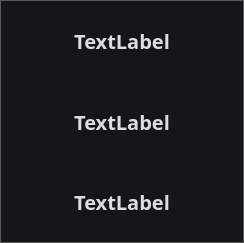
<?xml version="1.0" encoding="UTF-8"?>
<ui version="4.0">
 <class>Form</class>
 <widget class="QWidget" name="Form">
  <property name="geometry">
   <rect>
    <x>0</x>
    <y>0</y>
    <width>244</width>
    <height>243</height>
   </rect>
  </property>
  <property name="windowTitle">
   <string>Form</string>
  </property>
  <property name="styleSheet">
   <string notr="true">*{
	background: #15151A;
	color: #DDDDDD;
	border: 1px solid #5A5A5A;
}

QWidget::item:selected {
	background: #3D7848;
}

QCheckBox, QRadioButton {
	border: none;
}

QRadioButton::indicator, QCheckBox::indicator {
	width: 13px;
	height: 13px;
}

QRadioButton::indicator::unchecked, QCheckBox::indicator::unchecked {
	border: 1px solid #5A5A5A;
	background: none;
}

QRadioButton::indicator:unchecked:hover, QCheckBox::indicator:unchecked:hover {
	border: 1px solid #DDDDDD;
}

QRadioButton::indicator::checked, QCheckBox::indicator::checked {
	border: 1px solid #5A5A5A;
	background: #5A5A5A;
}

QRadioButton::indicator:checked:hover, QCheckBox::indicator:checked:hover {
	border: 1px solid #DDDDDD;
	background: #DDDDDD;
}

QGroupBox {
	margin-top: 6px;
}

QGroupBox::title {
	top: -7px;
	left: 7px;
}

QScrollBar {
	border: 1px solid #5A5A5A;
	background: #191919;
}

QScrollBar:horizontal {
	height: 15px;
	margin: 0px 0px 0px 32px;
}

QScrollBar:vertical {
	width: 15px;
	margin: 32px 0px 0px 0px;
}

QScrollBar::handle {
	background: #353535;
	border: 1px solid #5A5A5A;
}

QScrollBar::handle:horizontal {
	border-width: 0px 1px 0px 1px;
}

QScrollBar::handle:vertical {
	border-width: 1px 0px 1px 0px;
}

QScrollBar::handle:horizontal {
	min-width: 20px;
}

QScrollBar::handle:vertical {
	min-height: 20px;
}

QScrollBar::add-line, QScrollBar::sub-line {
	background:#353535;
	border: 1px solid #5A5A5A;
	subcontrol-origin: margin;
}

QScrollBar::add-line {
	position: absolute;
}

QScrollBar::add-line:horizontal {
	width: 15px;
	subcontrol-position: left;
	left: 15px;
}

QScrollBar::add-line:vertical {
	height: 15px;
	subcontrol-position: top;
	top: 15px;
}

QScrollBar::sub-line:horizontal {
	width: 15px;
	subcontrol-position: top left;
}

QScrollBar::sub-line:vertical {
	height: 15px;
	subcontrol-position: top;
}

QScrollBar:left-arrow, QScrollBar::right-arrow, QScrollBar::up-arrow, QScrollBar::down-arrow {
	border: 1px solid #5A5A5A;
	width: 3px;
	height: 3px;
}

QScrollBar::add-page, QScrollBar::sub-page {
	background: none;
}

QAbstractButton:hover {
	background: #353535;
}

QAbstractButton:pressed {
	background: #5A5A5A;
}

QAbstractItemView {
	show-decoration-selected: 1;
	selection-background-color: #3D7848;
	selection-color: #DDDDDD;
	alternate-background-color: #353535;
}

QHeaderView {
	border: 1px solid #5A5A5A;
}

QHeaderView::section {
	background: #191919;
	border: 1px solid #5A5A5A;
	padding: 4px;
}

QHeaderView::section:selected, QHeaderView::section::checked {
	background: #353535;
}

QTableView {
	gridline-color: #5A5A5A;
}

QTabBar {
	margin-left: 2px;
}

QTabBar::tab {
	border-radius: 0px;
	padding: 4px;
	margin: 4px;
}

QTabBar::tab:selected {
	background: #353535;
}

QComboBox::down-arrow {
	border: 1px solid #5A5A5A;
	background: #353535;
}

QComboBox::drop-down {
	border: 1px solid #5A5A5A;
	background: #353535;
}

QComboBox::down-arrow {
	width: 3px;
	height: 3px;
	border: 1px solid #5A5A5A;
}

QAbstractSpinBox {
	padding-right: 15px;
}

QAbstractSpinBox::up-button, QAbstractSpinBox::down-button {
	border: 1px solid #5A5A5A;
	background: #353535;
	subcontrol-origin: border;
}

QAbstractSpinBox::up-arrow, QAbstractSpinBox::down-arrow {
	width: 3px;
	height: 3px;
	border: 1px solid #5A5A5A;
}

QSlider {
	border: none;
}

QSlider::groove:horizontal {
	height: 5px;
	margin: 4px 0px 4px 0px;
}

QSlider::groove:vertical {
	width: 5px;
	margin: 0px 4px 0px 4px;
}

QSlider::handle {
	border: 1px solid #5A5A5A;
	background: #353535;
}

QSlider::handle:horizontal {
	width: 15px;
	margin: -4px 0px -4px 0px;
}

QSlider::handle:vertical {
	height: 15px;
	margin: 0px -4px 0px -4px;
}

QSlider::add-page:vertical, QSlider::sub-page:horizontal {
	background: #3D7848;
}

QSlider::sub-page:vertical, QSlider::add-page:horizontal {
	background: #353535;
}

QLabel {
	border: none;
}

QProgressBar {
	text-align: center;
}

QProgressBar::chunk {
	width: 1px;
	background-color: #3D7848;
}

QMenu::separator {
	background: #353535;
}</string>
  </property>
  <layout class="QVBoxLayout" name="verticalLayout_2">
   <property name="spacing">
    <number>0</number>
   </property>
   <property name="leftMargin">
    <number>0</number>
   </property>
   <property name="topMargin">
    <number>0</number>
   </property>
   <property name="rightMargin">
    <number>0</number>
   </property>
   <property name="bottomMargin">
    <number>0</number>
   </property>
   <item>
    <widget class="QFrame" name="frame">
     <property name="frameShape">
      <enum>QFrame::StyledPanel</enum>
     </property>
     <property name="frameShadow">
      <enum>QFrame::Raised</enum>
     </property>
     <layout class="QVBoxLayout" name="verticalLayout">
      <property name="spacing">
       <number>0</number>
      </property>
      <property name="leftMargin">
       <number>0</number>
      </property>
      <property name="topMargin">
       <number>0</number>
      </property>
      <property name="rightMargin">
       <number>0</number>
      </property>
      <property name="bottomMargin">
       <number>0</number>
      </property>
      <item>
       <widget class="QLabel" name="label">
        <property name="font">
         <font>
          <family>Bahnschrift SemiBold</family>
          <pointsize>15</pointsize>
          <weight>75</weight>
          <bold>true</bold>
         </font>
        </property>
        <property name="text">
         <string>TextLabel</string>
        </property>
        <property name="alignment">
         <set>Qt::AlignCenter</set>
        </property>
       </widget>
      </item>
      <item>
       <widget class="QLabel" name="label_2">
        <property name="font">
         <font>
          <family>Bahnschrift SemiBold</family>
          <pointsize>15</pointsize>
          <weight>75</weight>
          <bold>true</bold>
         </font>
        </property>
        <property name="text">
         <string>TextLabel</string>
        </property>
        <property name="alignment">
         <set>Qt::AlignCenter</set>
        </property>
       </widget>
      </item>
      <item>
       <widget class="QLabel" name="label_3">
        <property name="font">
         <font>
          <family>Bahnschrift SemiBold</family>
          <pointsize>15</pointsize>
          <weight>75</weight>
          <bold>true</bold>
         </font>
        </property>
        <property name="text">
         <string>TextLabel</string>
        </property>
        <property name="alignment">
         <set>Qt::AlignCenter</set>
        </property>
       </widget>
      </item>
     </layout>
    </widget>
   </item>
  </layout>
 </widget>
 <resources/>
 <connections/>
</ui>
